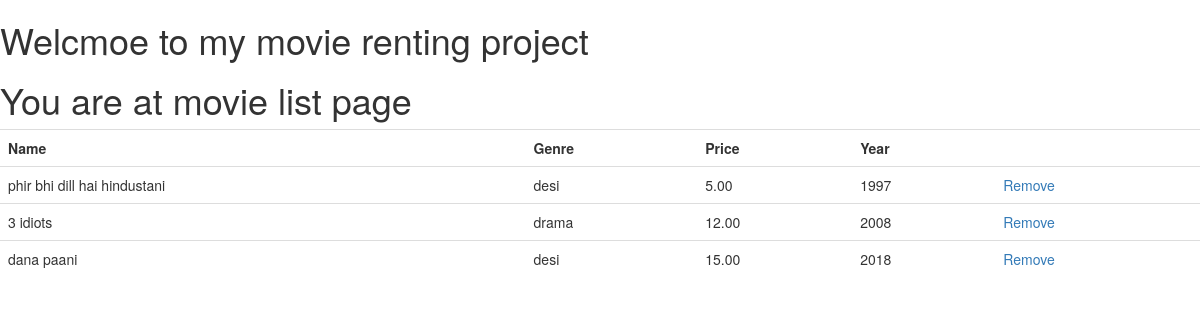
Page /availablemovies/ on the committed database.
### newapp/models.py (models this page shows, shortened)
class Movies(models.Model):
	name = models.CharField(max_length= 150)
	genre= models.CharField(max_length= 30)
	price= models.DecimalField(max_digits=6, decimal_places=2)
	year = models.IntegerField()
	isRented= models.BooleanField(default=False)

### newapp/views.py (the view)
# urls.py: path('availablemovies/',views.availablemovies),
def availablemovies(request):
	data =Movies.objects.all()
	return render(request,'availablemovies.html',{'data':data})

### templates/availablemovies.html
{% extends "index.html" %}
{%block content %}
	<h1> You are at movie list page</h1>
	<table class="table">
		<tr>
		<th> Name   </th>
		<th> Genre  </th>
		<th> Price  </th>
		<th> Year   </th>
		<th> </th>
		</tr>
		{%for i in data %}
		<tr>
		<td> {{i.name}} </td>
		<td> {{i.genre}}</td>
		<td> {{i.price}}</td>
		<td> {{i.year}}</td>
		<td>
			<a href="{{i.id}}"> Remove</a>
		 </td>
		</tr>
		{%endfor%}
	</table>
{%endblock%}

### templates/index.html (shortened to what this page needs)
<!doctype html>
{% load static %}
<html>
<head>
<link rel="stylesheet" href="https://maxcdn.bootstrapcdn.com/bootstrap/3.3.7/css/bootstrap.min.css">
</head>
<body>
	<h1> Welcmoe to my movie renting project</h1>
	{%block content %}
	{%endblock %}
</body>
</html>

### rows in the picture
Movies: name "phir bhi dill hai hindustani", genre "desi", price "5.00", year "1997"
Movies: name "3 idiots", genre "drama", price "12.00", year "2008"
Movies: name "dana paani", genre "desi", price "15.00", year "2018"
